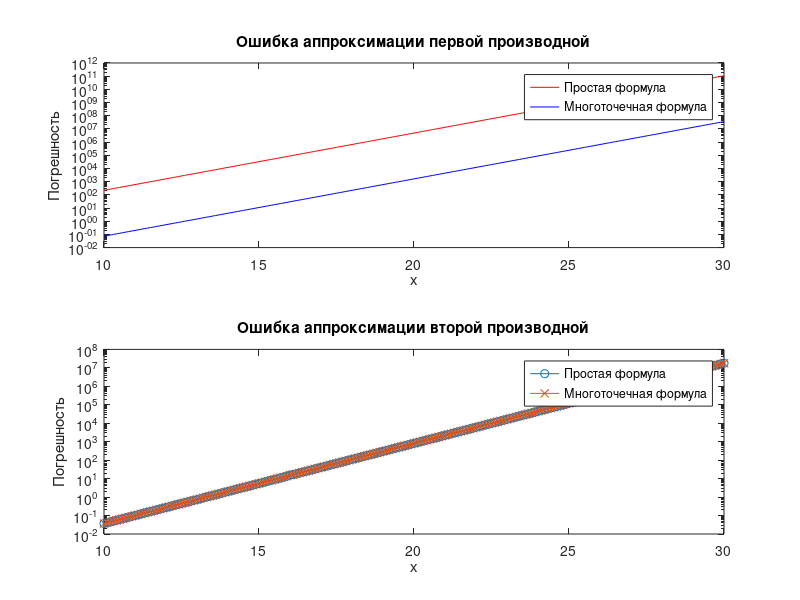
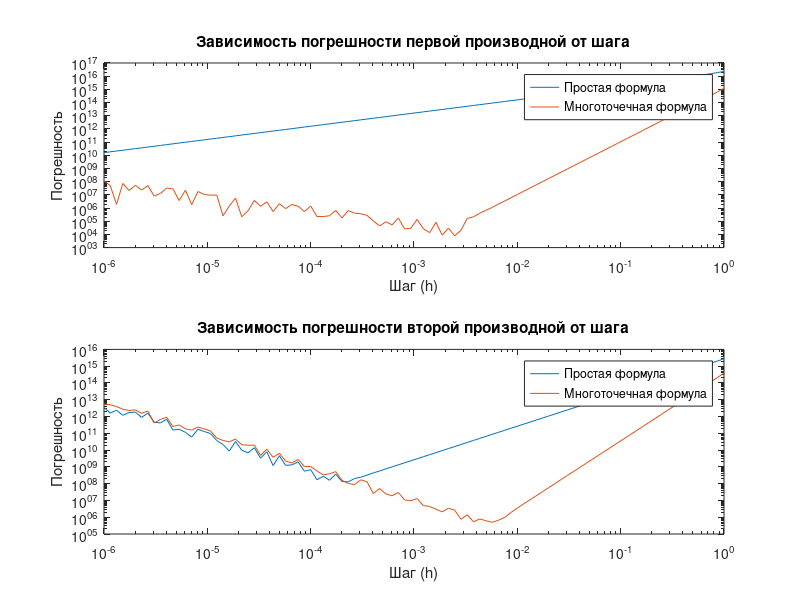

Write MATLAB code to recreate these figures, in order.
clc; clear;
% Определяем функцию и ее аналитические производные
f = @(x) x.^2 + exp(x + 3); % Исходная функция
f_prime = @(x) 2*x + exp(x + 3); % Первая производная функции
f_double_prime = @(x) 2 + exp(x + 3); % Вторая производная функции

% Задаем шаг и точки для вычислений
h = 1e-3; % Увеличенный шаг для улучшения видимости ошибок
x = -5:0.1:35;

% Вычисление первой производной простой конечной разностью
f_prime_simple = @(x, h) (f(x + h) - f(x)) / h;

% Вычисление первой производной многоточечной конечной разностью (центральная разность)
f_prime_central = @(x, h) (f(x + h) - f(x - h)) / (2*h);

% Вычисление второй производной простой конечной разностью
f_double_prime_simple = @(x, h) (f(x + h) - 2*f(x) + f(x - h)) / h^2;

% Вычисление второй производной многоточечной конечной разностью (центральная разность)
f_double_prime_central = @(x, h) (f(x + h) - 2*f(x) + f(x - h)) / h^2;

% Вычисление ошибок
error_prime_simple = abs(f_prime(x) - arrayfun(@(x) f_prime_simple(x, h), x));
error_prime_central = abs(f_prime(x) - arrayfun(@(x) f_prime_central(x, h), x));
error_double_prime_simple = abs(f_double_prime(x) - arrayfun(@(x) f_double_prime_simple(x, h), x));
error_double_prime_central = abs(f_double_prime(x) - arrayfun(@(x) f_double_prime_central(x, h), x));

% Ограничение интервала для построения графиков
x_interval = 10:0.1:30;

% Индексы для ограничения графиков
idx = find(x >= 10 & x <= 30);

% Построение графиков ошибок
figure;
subplot(2,1,1);
semilogy(x(idx), error_prime_simple(idx), 'r', x(idx), error_prime_central(idx), 'b');
title('Ошибка аппроксимации первой производной');
legend('Простая формула', 'Многоточечная формула');
xlabel('x');
ylabel('Погрешность');

subplot(2,1,2);
semilogy(x(idx), error_double_prime_simple(idx), '-o', x(idx), error_double_prime_central(idx), '-x');
title('Ошибка аппроксимации второй производной');
legend('Простая формула', 'Многоточечная формула');
xlabel('x');
ylabel('Погрешность');

% Настройки для лучшей видимости графиков
xlim([10 30]); % Ограничение интервала по оси x

% Массив значений шага h
h_values = logspace(-6, 0, 100);

% Пустые массивы для хранения погрешностей
errors_simple_prime = zeros(size(h_values));
errors_multistep_prime = zeros(size(h_values));
errors_simple_double_prime = zeros(size(h_values));
errors_multistep_double_prime = zeros(size(h_values));

% Вычисление погрешностей для разных значений шага
for i = 1:length(h_values)
    h = h_values(i);
    % Простая формула для первой производной
    f_prime_simple = (f(x + h) - f(x)) / h;
    % Многоточечная формула для первой производной
    f_prime_multistep = (-f(x + 2*h) + 8*f(x + h) - 8*f(x - h) + f(x - 2*h)) / (12*h);
    % Простая формула для второй производной
    f_double_prime_simple = (f(x + h) - 2*f(x) + f(x - h)) / h^2;
    % Многоточечная формула для второй производной
    f_double_prime_multistep = (-f(x + 2*h) + 16*f(x + h) - 30*f(x) + 16*f(x - h) - f(x - 2*h)) / (12*h^2);
    % Вычисление погрешностей
    errors_simple_prime(i) = max(abs(2*x + exp(x + 3) - f_prime_simple));
    errors_multistep_prime(i) = max(abs(2*x + exp(x + 3) - f_prime_multistep));
    errors_simple_double_prime(i) = max(abs(2 + exp(x + 3) - f_double_prime_simple));
    errors_multistep_double_prime(i) = max(abs(2 + exp(x + 3) - f_double_prime_multistep));
end

% Построение графиков зависимости погрешностей от значения шага
figure;

subplot(2, 1, 1);
loglog(h_values, errors_simple_prime, h_values, errors_multistep_prime);
title('Зависимость погрешности первой производной от шага');
legend('Простая формула', 'Многоточечная формула');
xlabel('Шаг (h)');
ylabel('Погрешность');

subplot(2, 1, 2);
loglog(h_values, errors_simple_double_prime, h_values, errors_multistep_double_prime);
title('Зависимость погрешности второй производной от шага');
legend('Простая формула', 'Многоточечная формула');
xlabel('Шаг (h)');
ylabel('Погрешность');